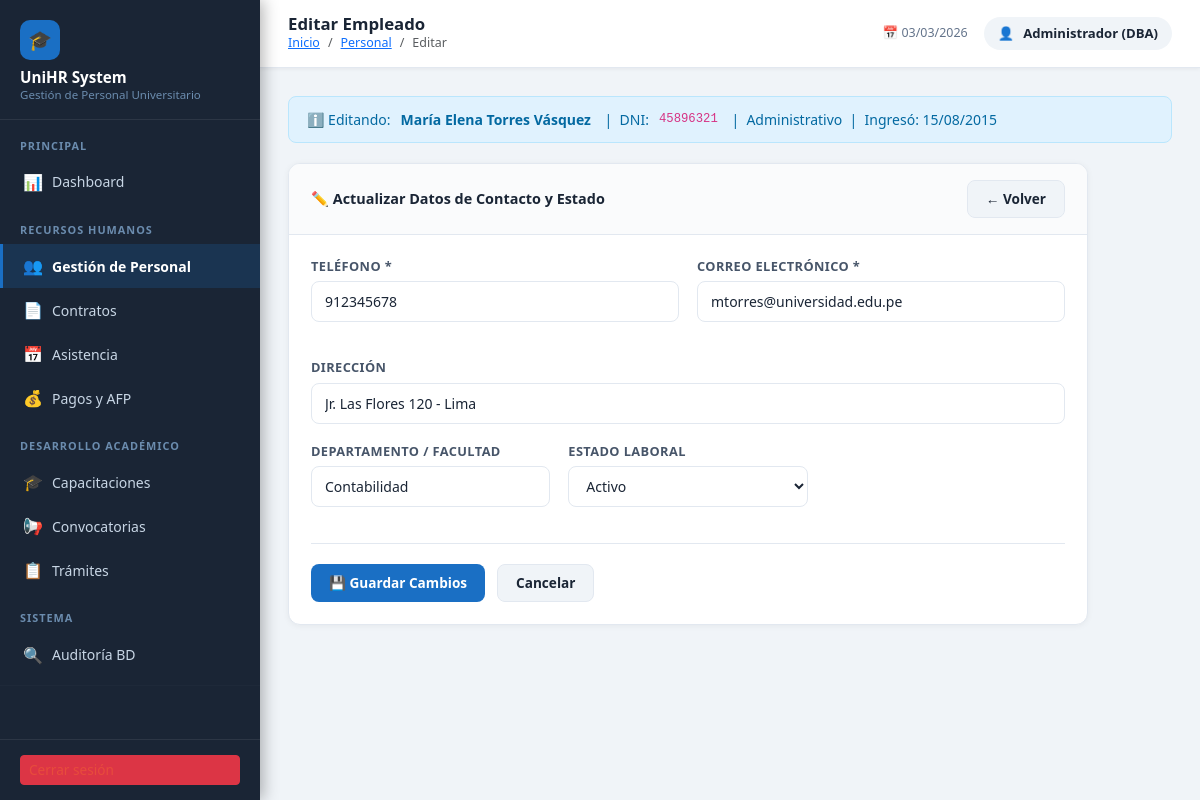
/gestpersonal_uni/personal/editar.php?id=2, run on the app's committed database.
### tables this page shows
create table personal_uni(
idpers int auto_increment primary key,
dni char(8) unique,
nompers varchar(100) not null,
apepers varchar(100) not null,
fechnac date,
dirpers varchar(250),
telfpers varchar(9) not null,
correopers varchar(50) not null,
profpers varchar(100) not null,   
fechingr date,
tipo_personal enum('docente', 'administrativo') not null,   
departamento varchar(100),   
escalafon_doc varchar(50),   
estlab varchar(25)   
);

### gestpersonal_uni/personal/editar.php (the view, shortened to what this page needs)
<?php
require_once '../config/conexion.php';
$id = intval($_GET['id'] ?? 0);
$stmt = $pdo->prepare("SELECT * FROM personal_uni WHERE idpers = ?");
$stmt->execute([$id]);
$empleado = $stmt->fetch();
?>
<!DOCTYPE html>
<html lang="es">
<head>
    <link href="https://cdn.jsdelivr.net/npm/bootstrap@5.3.0/dist/css/bootstrap.min.css" rel="stylesheet">
</head>
<body>
<?php include '../includes/sidebar.php'; ?>
<div class="main-content">
<?php include '../includes/header.php'; ?>
<div class="page-content">
    <div class="alert-flash" style="background:#e0f2fe; color:#0369a1; border:1px solid #bae6fd; margin-bottom:20px;">
        ℹ️ Editando: <strong><?= htmlspecialchars($empleado['nompers'].' '.$empleado['apepers']) ?></strong>
        &nbsp;|&nbsp; DNI: <code><?= htmlspecialchars($empleado['dni']) ?></code>
        &nbsp;|&nbsp; <?= ucfirst($empleado['tipo_personal']) ?>
        &nbsp;|&nbsp; Ingresó: <?= $empleado['fechingr'] ? date('d/m/Y', strtotime($empleado['fechingr'])) : '—' ?>
    </div>
    <div class="card-uni" style="max-width:800px;">
        <div class="card-uni-header">
            <h6>✏️ Actualizar Datos de Contacto y Estado</h6>
            <a href="lista.php" class="btn-uni-secondary">← Volver</a>
        </div>
        <div class="card-uni-body">
            <form method="POST" class="form-uni">
                <div class="form-row cols-2" style="margin-bottom:18px;">
                    <div class="form-group">
                        <label>Teléfono *</label>
                        <input type="text" name="telfpers" maxlength="9"
                               value="<?= htmlspecialchars($empleado['telfpers']) ?>" required>
                    </div>
                    <div class="form-group">
                        <label>Correo Electrónico *</label>
                        <input type="email" name="correopers"
                               value="<?= htmlspecialchars($empleado['correopers']) ?>" required>
                    </div>
                </div>
                <div class="form-group" style="margin-bottom:18px;">
                    <label>Dirección</label>
                    <input type="text" name="dirpers"
                           value="<?= htmlspecialchars($empleado['dirpers'] ?? '') ?>">
                </div>
                <div class="form-row cols-3" style="margin-bottom:18px;">
                    <div class="form-group">
                        <label>Departamento / Facultad</label>
                        <input type="text" name="departamento" list="lista_deptos"
                               value="<?= htmlspecialchars($empleado['departamento'] ?? '') ?>">
                    </div>
                    <div class="form-group">
                        <label>Estado Laboral</label>
                        <select name="estlab">
                            <?php foreach (['Activo','Inactivo','Licencia','Cesado'] as $opt): ?>
                            <option value="<?= $opt ?>" <?= $empleado['estlab']===$opt ? 'selected':'' ?>><?= $opt ?></option>
                            <?php endforeach; ?>
                        </select>
                    </div>
                </div>
                <div style="display:flex; gap:12px; border-top:1px solid #e2e8f0; padding-top:20px;">
                    <button type="submit" class="btn-uni-primary">💾 Guardar Cambios</button>
                    <a href="lista.php" class="btn-uni-secondary">Cancelar</a>
                </div>
            </form>
        </div>
    </div>
</div>
</div>
</body>
</html>

### gestpersonal_uni/includes/sidebar.php (style rules this page uses)
:root { --sidebar-bg: #1a2535; --sidebar-hover: #243447; --sidebar-active: #1a6fc4; --sidebar-text: #c8d6e5; --sidebar-heading: #6b8cae; --sidebar-width: 260px; }
body { background: #f0f4f8; margin: 0; font-family: 'Segoe UI', system-ui, sans-serif; }
.main-content { margin-left: var(--sidebar-width); min-height: 100vh; padding: 0; }

### gestpersonal_uni/includes/header.php (style rules this page uses)
.page-content { padding: 28px; }
.card-uni { background: #fff; border-radius: 12px; border: 1px solid #e2e8f0; box-shadow: 0 1px 6px rgba(0,0,0,0.05); overflow: hidden; }
.card-uni-header { padding: 16px 22px; border-bottom: 1px solid #e2e8f0; display: flex; align-items: center; justify-content: space-between; background: #fafbfc; }
.card-uni-header h6 { margin: 0; font-weight: 700; font-size: 0.9rem; color: #1a2535; }
.card-uni-body { padding: 22px; }
.btn-uni-primary { background: #1a6fc4; color: #fff; border: none; padding: 8px 18px; border-radius: 8px; font-size: 0.85rem; font-weight: 600; cursor: pointer; text-decoration: none; display: inline-flex; align-items: center; gap: 6px; transition: background 0.2s; }
.btn-uni-secondary { background: #f0f4f8; color: #1a2535; border: 1px solid #e2e8f0; padding: 8px 18px; border-radius: 8px; font-size: 0.85rem; font-weight: 600; cursor: pointer; text-decoration: none; display: inline-flex; align-items: center; gap: 6px; transition: background 0.2s; }
.alert-flash { padding: 12px 18px; border-radius: 8px; margin-bottom: 20px; font-size: 0.875rem; font-weight: 500; display: flex; align-items: center; gap: 10px; }
.form-uni label { font-size: 0.8rem; font-weight: 700; color: #475569; text-transform: uppercase; letter-spacing: 0.4px; display: block; margin-bottom: 5px; }
.form-uni input, .form-uni select, .form-uni textarea { border: 1px solid #e2e8f0; border-radius: 8px; padding: 9px 13px; font-size: 0.875rem; width: 100%; background: #fff; color: #1a2535; transition: border-color 0.2s; box-sizing: border-box; }
.form-uni .form-group { margin-bottom: 18px; }
.form-uni .form-row { display: grid; gap: 18px; }
.form-uni .form-row.cols-2 { grid-template-columns: 1fr 1fr; }
.form-uni .form-row.cols-3 { grid-template-columns: 1fr 1fr 1fr; }

### data on the page
personal_uni: nompers+apepers "María Elena Torres Vásquez", dni "45896321", tipo_personal "Administrativo", fechingr "15/08/2015", telfpers "912345678", correopers "mtorres@universidad.edu.pe", dirpers "Jr. Las Flores 120 - Lima", departamento "Contabilidad", estlab "Activo"

### other printed values
$titulo_pagina "Editar Empleado"
$crumb[0] "Personal"
$crumb[0] "Editar"
